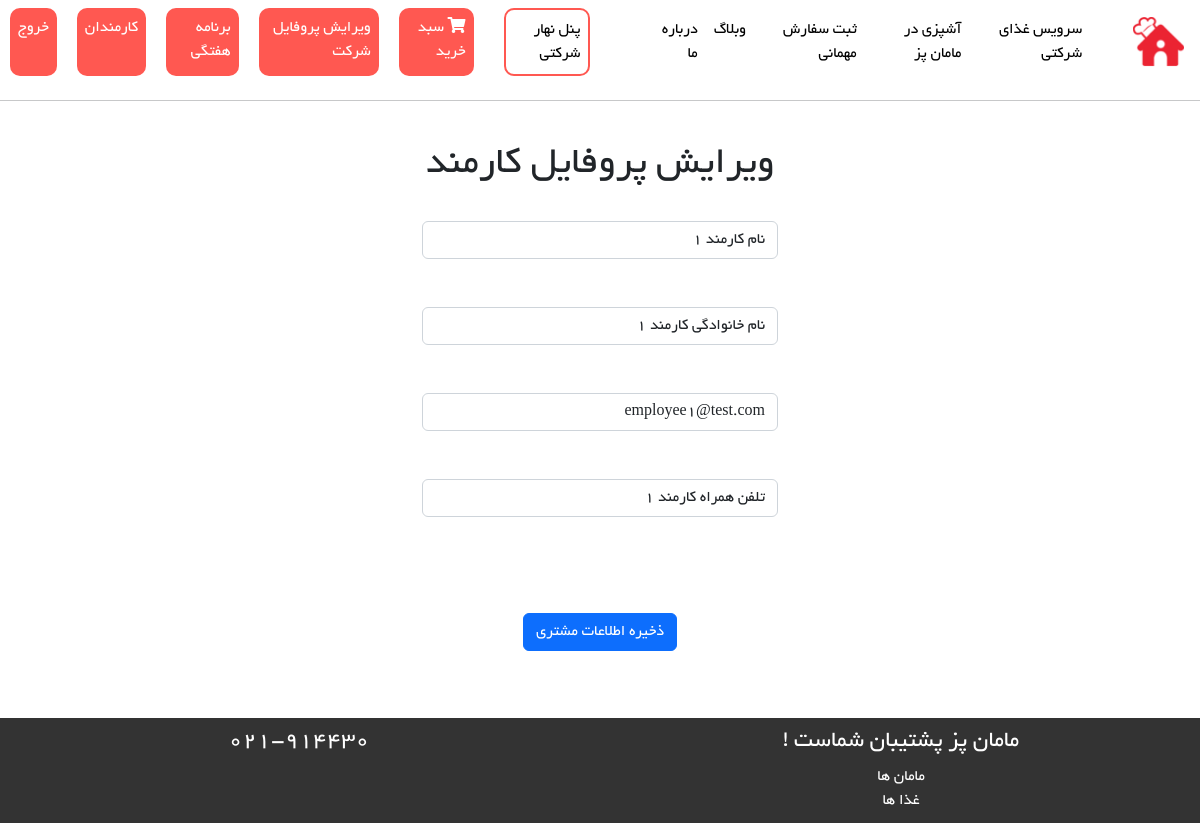
The app's page /employee/UpdateEmployeeProfile/50 (signed in) with its own data.
### BaseApp/models.py (models this page shows, shortened)
class User(AbstractUser):
    phone_number = models.CharField(max_length=20, null=True, blank=True)
    email_active_code = models.CharField(max_length=100, null=True, blank=True)
    address = models.TextField(null=True, blank=True)
    is_mom = models.BooleanField(default=False)
    is_company = models.BooleanField(default=False)
    is_employee = models.BooleanField(default=False)
    class Meta:
        db_table = 'User'

### Employee/views.py (the view, shortened to what this page needs)
# urls.py: path('UpdateEmployeeProfile/<int:user_id>', views.UpdateEmployeeProfileView.as_view(), name='UpdateEmployeeProfile'),
class UpdateEmployeeProfileView(View):
    def get(self, request: HttpRequest, user_id):
        if request.user.is_authenticated:
            current_user = User.objects.filter(id=user_id).first()
            edit_form = UpdateEmployeeProfileForm(instance=current_user)
            context = {
                'edit_form': edit_form,
                'user_id': user_id,
            }
            return render(request, 'Employee/EmployeeUpdateProfile.html', context)
        else:
            return HttpResponse('You are not allowed to access this page !')

### Employee/forms.py
class UpdateEmployeeProfileForm(forms.ModelForm):
    class Meta:
        model = User
        fields = ['first_name', 'last_name', 'email', 'phone_number']
        widgets = {
            'first_name': forms.TextInput(attrs={
                'class': 'form-control',
                'placeholder': 'نام'
            }),
            'last_name': forms.TextInput(attrs={
                'class': 'form-control',
                'placeholder': 'نام خانوادگی'
            }),
            'email': forms.TextInput(attrs={
                'class': 'form-control',
                'placeholder': 'ایمیل'
            }),
            'phone_number': forms.TextInput(attrs={
                'class': 'form-control',
                'placeholder': 'تلفن همراه'
            }),
        }
        labels = {
            'first_name': 'نام',
            'last_name': 'نام خانوادگی',
            'email': 'ایمیل',
            'phone_number': 'شماره تلفن',
        }

### Employee/templates/Employee/EmployeeUpdateProfile.html (shortened to what this page needs)
{% extends 'base/layout.html' %}
{% block main %}
    <div style="text-align: center">
        <h1>ویرایش پروفایل کارمند</h1>
        <br>
        <div class="row">
            <div class="col-md-4"></div>
            <div class="col-md-4">
                <form action="{% url 'UpdateEmployeeProfile' user_id=user_id %}" method="post">
                    {{ edit_form.first_name }}
                    <br/>
                    <br/>
                    {{ edit_form.last_name }}
                    <br/>
                    <br/>
                    {{ edit_form.email }}
                    <br/>
                    <br/>
                    {{ edit_form.phone_number }}
                    <br/>
                    <br/>
                    <br/>
                    <br/>
                    <button class="btn btn-primary" id="register-butt" type="submit">ذخیره اطلاعات مشتری</button>
                </form>
            </div>
            <div class="col-md-4"></div>
        </div>
    </div>
{% endblock %}

### static/css/base/layout-style.css (style rules this page uses)
body { font-family: 'Yekan'; direction: rtl; }
body { direction: rtl; }
body { margin-bottom: 100px; }

### records on screen
User: first_name "نام کارمند 1", last_name "نام خانوادگی کارمند ۱", email "employee1@test.com", phone_number "تلفن همراه کارمند ۱"
